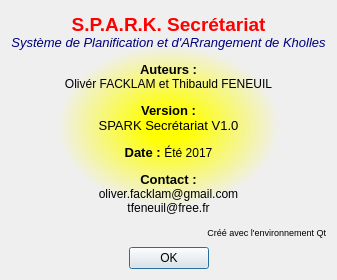
<?xml version="1.0" encoding="UTF-8"?>
<ui version="4.0">
 <class>AboutItDialog</class>
 <widget class="QDialog" name="AboutItDialog">
  <property name="windowModality">
   <enum>Qt::WindowModal</enum>
  </property>
  <property name="geometry">
   <rect>
    <x>0</x>
    <y>0</y>
    <width>337</width>
    <height>280</height>
   </rect>
  </property>
  <property name="windowTitle">
   <string>A propos de ...</string>
  </property>
  <layout class="QVBoxLayout" name="verticalLayout_2" stretch="1,0">
   <item>
    <layout class="QVBoxLayout" name="verticalLayout">
     <item>
      <widget class="QLabel" name="label">
       <property name="styleSheet">
        <string notr="true">background : qradialgradient(spread:pad, cx:0.5, cy:0.5, radius:0.5, fx:0.5, fy:0.5, stop:0.130653 rgba(255, 255, 0, 255), stop:0.703518 rgba(255, 255, 0, 0))</string>
       </property>
       <property name="text">
        <string>&lt;html&gt;&lt;head/&gt;&lt;body&gt;&lt;p align=&quot;center&quot;&gt;&lt;span style=&quot; font-size:14pt; font-weight:600; color:#ff0000;&quot;&gt;S.P.A.R.K. Secrétariat&lt;br/&gt;&lt;/span&gt;&lt;span style=&quot; font-size:10pt; font-style:italic; color:#00007f;&quot;&gt;Système de Planification et d'ARrangement de Kholles&lt;/span&gt;&lt;/p&gt;&lt;p align=&quot;center&quot;&gt;&lt;span style=&quot; font-size:10pt; font-weight:600;&quot;&gt;Auteurs : &lt;br/&gt;&lt;/span&gt;Olivér FACKLAM et Thibauld FENEUIL&lt;/p&gt;&lt;p align=&quot;center&quot;&gt;&lt;span style=&quot; font-size:10pt; font-weight:600;&quot;&gt;Version : &lt;br/&gt;&lt;/span&gt;&lt;span style=&quot; font-size:10pt;&quot;&gt;SPARK Secrétariat V1.0&lt;/span&gt;&lt;/p&gt;&lt;p align=&quot;center&quot;&gt;&lt;span style=&quot; font-size:10pt; font-weight:600;&quot;&gt;Date : &lt;/span&gt;Été 2017&lt;/p&gt;&lt;p align=&quot;center&quot;&gt;&lt;span style=&quot; font-size:10pt; font-weight:600;&quot;&gt;Contact :&lt;br/&gt;&lt;/span&gt;oliver.facklam@gmail.com&lt;br/&gt;tfeneuil@free.fr&lt;/p&gt;&lt;p align=&quot;right&quot;&gt;&lt;span style=&quot; font-size:7pt;&quot;&gt;Créé avec l'environnement Qt&lt;/span&gt;&lt;/p&gt;&lt;/body&gt;&lt;/html&gt;</string>
       </property>
      </widget>
     </item>
    </layout>
   </item>
   <item>
    <layout class="QHBoxLayout" name="horizontalLayout">
     <item>
      <spacer name="horizontalSpacer">
       <property name="orientation">
        <enum>Qt::Horizontal</enum>
       </property>
       <property name="sizeHint" stdset="0">
        <size>
         <width>40</width>
         <height>20</height>
        </size>
       </property>
      </spacer>
     </item>
     <item>
      <widget class="QPushButton" name="pushButton">
       <property name="text">
        <string>OK</string>
       </property>
      </widget>
     </item>
     <item>
      <spacer name="horizontalSpacer_2">
       <property name="orientation">
        <enum>Qt::Horizontal</enum>
       </property>
       <property name="sizeHint" stdset="0">
        <size>
         <width>40</width>
         <height>20</height>
        </size>
       </property>
      </spacer>
     </item>
    </layout>
   </item>
  </layout>
 </widget>
 <resources/>
 <connections>
  <connection>
   <sender>pushButton</sender>
   <signal>clicked()</signal>
   <receiver>AboutItDialog</receiver>
   <slot>accept()</slot>
   <hints>
    <hint type="sourcelabel">
     <x>154</x>
     <y>207</y>
    </hint>
    <hint type="destinationlabel">
     <x>310</x>
     <y>269</y>
    </hint>
   </hints>
  </connection>
 </connections>
</ui>
